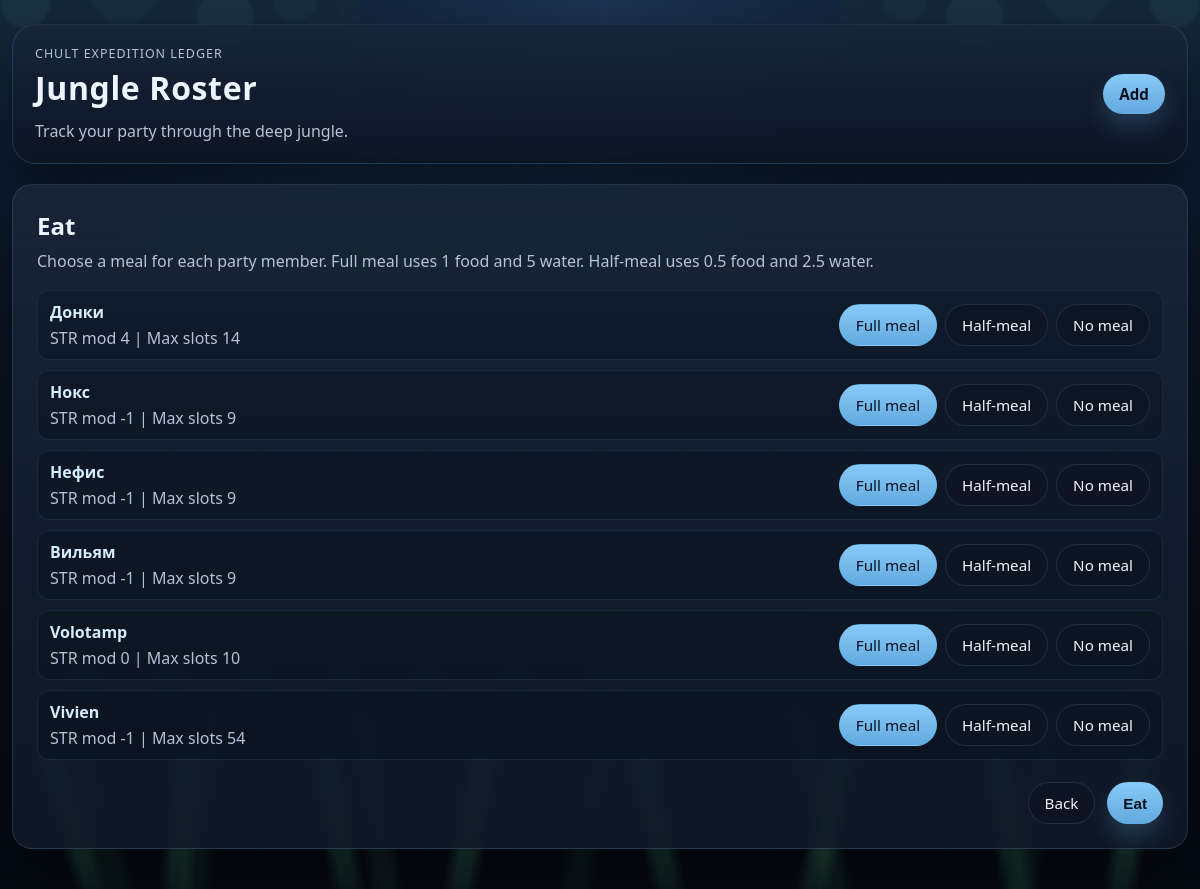
Page /eat on the earlier database version.
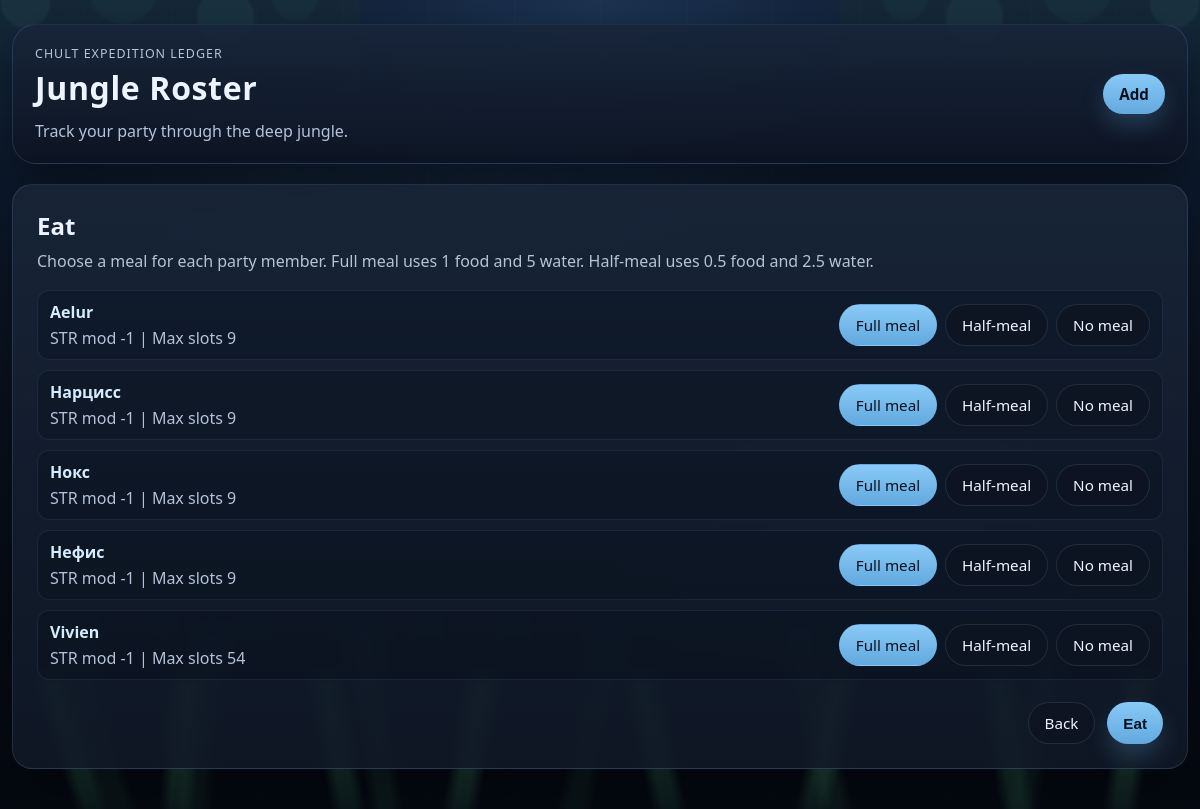
Same page on the later database version.
### tables this page shows
CREATE TABLE members (
            id INTEGER PRIMARY KEY AUTOINCREMENT,
            name TEXT NOT NULL,
            str_mod INTEGER NOT NULL DEFAULT 0,
            max_slots INTEGER NOT NULL DEFAULT 0,
            used_slots INTEGER NOT NULL DEFAULT 0,
            card_color TEXT NOT NULL DEFAULT 'dark-blue'
        );

### app.py (the view)
@app.route("/eat")
def eat_page() -> str:
    members = get_members_with_capacity()
    return render_template("eat.html", members=members)

### app.py (called while the page is built)
def get_db() -> sqlite3.Connection:
    if "db" not in g:
        g.db = sqlite3.connect(DATABASE)
        g.db.row_factory = sqlite3.Row
        g.db.execute("PRAGMA foreign_keys = ON")
    return g.db

def get_member_extra_slots(member_id: int) -> list[sqlite3.Row]:
    return get_db().execute(
        """
        SELECT id, name, amount
        FROM extra_slots
        WHERE member_id = ?
        ORDER BY id
        """,
        (member_id,),
    ).fetchall()

def overload_limit(max_slots: int) -> int:
    return max_slots // 2

### templates/eat.html (shortened to what this page needs)
{% extends "base.html" %}
{% block content %}
  <section class="form-panel eat-panel">
    <div class="panel-heading">
      <h2>Eat</h2>
      <p>Choose a meal for each party member. Full meal uses 1 food and 5 water. Half-meal uses 0.5 food and 2.5 water.</p>
    </div>
    <form class="eat-form" method="post" action="{{ url_for('apply_meals') }}">
      <div class="meal-list">
        {% for member in members %}
          <div class="meal-row">
            <div class="meal-member">
              <strong>{{ member["name"] }}</strong>
              <span>STR mod {{ member["str_mod"] }} | Max slots {{ member["max_slots"] }}</span>
            </div>
            <div class="meal-toggle-group">
              <label>
                <span>Full meal</span>
              </label>
              <label>
                <span>Half-meal</span>
              </label>
              <label>
                <span>No meal</span>
              </label>
            </div>
          </div>
        {% else %}
          <p class="muted-text">No party members to feed yet.</p>
        {% endfor %}
      </div>
      <div class="form-actions">
        <a class="ghost-button" href="{{ url_for('index') }}">Back</a>
        <button class="primary-button" type="submit">Eat</button>
      </div>
    </form>
  </section>
{% endblock %}

### templates/base.html (shortened to what this page needs)
<!doctype html>
<html lang="en">
  <head>
    <link rel="stylesheet" href="{{ url_for('static', filename='styles.css') }}">
  </head>
  <body>
    <div class="scene-backdrop" aria-hidden="true">
      <div class="mist mist-one"></div>
      <div class="mist mist-two"></div>
      <div class="canopy canopy-left"></div>
      <div class="canopy canopy-right"></div>
      <div class="dino dino-left"></div>
      <div class="dino dino-right"></div>
      <div class="grass grass-back"></div>
      <div class="grass grass-front"></div>
    </div>
    <div class="app-shell">
      <header class="topbar">
        <div class="title-group">
          <p class="eyebrow">Chult Expedition Ledger</p>
          <h1>Jungle Roster</h1>
          <p class="tagline">Track your party through the deep jungle.</p>
        </div>
        <a class="primary-button" href="{{ url_for('add_member') }}">Add</a>
      </header>
      <main>
        {% block content %}{% endblock %}
      </main>
    </div>
  </body>
</html>

Differences in the rows shown:
removed members: name "Донки", str_mod "4", max_slots "14"
removed members: name "Вильям", str_mod "-1", max_slots "9"
removed members: name "Volotamp", str_mod "0", max_slots "10"
added members: name "Aelur", str_mod "-1", max_slots "9"
added members: name "Нарцисс", str_mod "-1", max_slots "9"
